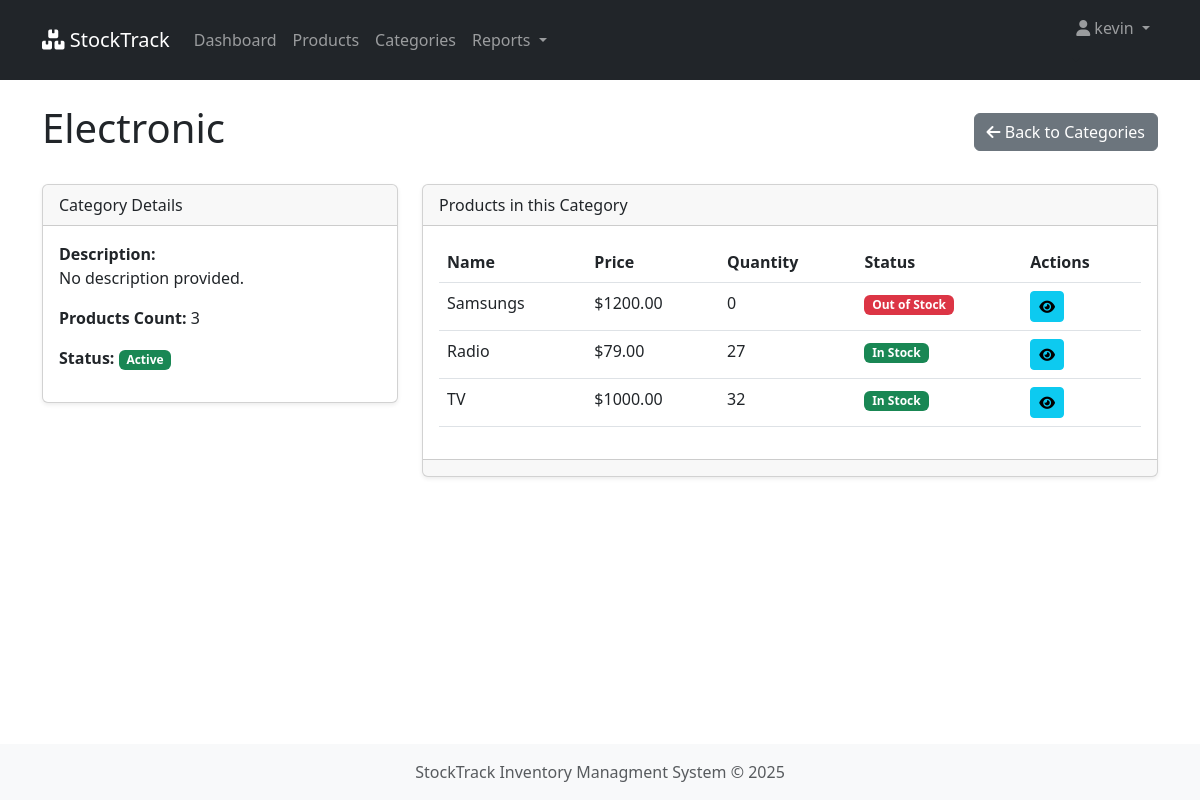
Screenshot of /categories/4/ (signed in) with the database file from the repository.
### inventory/models.py (models this page shows, shortened)
class Category(models.Model):
    name = models.CharField(max_length=255, unique=True, db_index=True)
    description = models.TextField(blank=True, null=True)
    created_at = models.DateTimeField(auto_now_add=True)
    class Meta:
        verbose_name_plural = "categories"
        ordering = ['name']

class Product(models.Model):
    name = models.CharField(max_length=255, db_index=True)
    description = models.TextField(blank=True, null=True)
    category = models.ForeignKey(Category, on_delete=models.CASCADE, related_name='products')
    price = models.DecimalField(max_digits=10, decimal_places=2, db_index=True)
    quantity = models.IntegerField(default=0, db_index=True)
    minimum_stock = models.IntegerField(default=10)
    created_by = models.ForeignKey(User, on_delete=models.CASCADE)
    created_at = models.DateTimeField(auto_now_add=True)
    updated_at = models.DateTimeField(auto_now=True)
    @property
    def is_low_stock(self):
        return self.quantity <= self.minimum_stock

### inventory/views.py (the view)
# urls.py: path('categories/<int:pk>/', views.category_detail, name='category_detail'),
@login_required
def category_detail(request, pk):
    category = get_object_or_404(Category, pk=pk)
    products = category.products.all()
    context = {
        'category': category,
        'products': products,
        'product_count': products.count()
    }
    return render(request, 'inventory/category_detail.html', context)

### inventory/templates/inventory/category_detail.html (shortened to what this page needs)
{% extends 'inventory/base.html' %}
{% load static %}
{% block content %}
<div class="d-flex justify-content-between align-items-center mb-4">
    <h1>{{ category.name }}</h1>
    <div>
        <a href="{% url 'category_list' %}" class="btn btn-secondary">
            <i class="fas fa-arrow-left"></i> Back to Categories
        </a>
    </div>
</div>
<div class="row">
    <div class="col-md-4 mb-4">
        <div class="card">
            <div class="card-header">
                Category Details
            </div>
            <div class="card-body">
                <p><strong>Description:</strong><br>
                {{ category.description|default:"No description provided." }}</p>
                <p><strong>Products Count:</strong> {{ product_count }}</p>
                <p><strong>Status:</strong>
                    {% if product_count > 0 %}
                    <span class="badge bg-success">Active</span>
                    {% else %}
                    <span class="badge bg-warning">Empty</span>
                    {% endif %}
                </p>
            </div>
        </div>
    </div>
    <div class="col-md-8">
        <div class="card">
            <div class="card-header">
                Products in this Category
            </div>
            <div class="card-body">
                {% if products %}
                <div class="table-responsive">
                    <table class="table table-hover">
                        <thead>
                            <tr>
                                <th>Name</th>
                                <th>Price</th>
                                <th>Quantity</th>
                                <th>Status</th>
                                <th>Actions</th>
                            </tr>
                        </thead>
                        <tbody>
                            {% for product in products %}
                            <tr>
                                <td>{{ product.name }}</td>
                                <td>${{ product.price }}</td>
                                <td>{{ product.quantity }}</td>
                                <td>
                                    {% if product.is_low_stock %}
                                        {% if product.quantity == 0 %}
                                        <span class="badge bg-danger">Out of Stock</span>
                                        {% else %}
                                        <span class="badge bg-warning">Low Stock</span>
                                        {% endif %}
                                    {% else %}
                                    <span class="badge bg-success">In Stock</span>
                                    {% endif %}
                                </td>
                                <td>
                                    <a href="{% url 'product_detail' product.pk %}" class="btn btn-sm btn-info">
                                        <i class="fas fa-eye"></i>
                                    </a>
                                </td>
                            </tr>
                            {% endfor %}
                        </tbody>
                    </table>
                </div>
                {% else %}
                <div class="alert alert-info">
                    <i class="fas fa-info-circle"></i> There are no products in this category.
                </div>
                {% endif %}
            </div>
            <div class="card-footer">
            </div>
        </div>
    </div>
</div>
{% endblock %}

### inventory/templates/inventory/base.html (shortened to what this page needs)
{% load static %}
<!DOCTYPE html>
<html lang="en">
<head>
    <link rel="stylesheet" href="{% static 'css/style.css'%}">
    <link href="https://cdn.jsdelivr.net/npm/bootstrap@5.3.0/dist/css/bootstrap.min.css" rel="stylesheet">
    <link rel="stylesheet" href="https://cdnjs.cloudflare.com/ajax/libs/font-awesome/6.0.0/css/all.min.css">
</head>
<body>
    {% if user.is_authenticated %}
    <nav class="navbar navbar-expand-lg navbar-dark bg-dark">
        <div class="container">
            <a href="{% url 'dashboard' %}" class="navbar-brand">
                <i class="fas fa-boxes"></i> StockTrack
            </a>
            <div class="collapse navbar-collapse" id="navbarNav">
                <ul class="navbar-nav">
                    <li class="nav-item">
                        <a href="{% url 'dashboard' %}" class="nav-link">Dashboard</a>
                    </li>
                    <li class="nav-item">
                        <a href="{% url 'product_list' %}" class="nav-link">Products</a>
                    </li>
                    <li class="nav-item">
                        <a href="{% url 'category_list' %}" class="nav-link">Categories</a>
                    </li>
                    <li class="nav-item dropdown">
                        <a class="nav-link dropdown-toggle" href="#" id="reportsDropdown" role="button" data-bs-toggle="dropdown">
                            Reports
                        </a>
                    </li>
                </ul>
                <ul class="navbar-nav ms-auto">
                    <li class="nav-item dropdown-toggle">
                        <a href="#" class="nav-link dropdown-toggle" id="userDropdown" role="button" data-bs-toggle="dropdown">
                            <i class="fas fa-user"></i> {{user.username}}
                        </a>
                    </li>
                </ul>
            </div>
        </div>
    </nav>
    {% endif %}
    <div class="container mt-4">
        {% block content %}{% endblock %}
    </div>
    <footer class="footer mt-auto py-3 bg-light">
        <div class="container text-center">
            <span class="text-muted">
                StockTrack Inventory Managment System &copy; {% now "Y" %}
            </span>
        </div>
    </footer>
</body>
</html>

### static/css/style.css (style rules this page uses)
body { min-height: 100vh; display: flex; flex-direction: column; }
.footer { margin-top: auto; }
.card { box-shadow: 0 0.125rem 0.25rem rgba(0, 0, 0, 0.075); margin-bottom: 1.5rem; }
.card-header { font-weight: 500; background-color: #f8f9fa; }
.table { margin-bottom: 0; }
.table th { background-color: #f8f9fa; }

### rows the page displays
Category: name "Electronic", description "No description provided."
Product: name "Samsungs", price "1200.00", quantity "0", minimum_stock "Out of Stock"
Product: name "Radio", price "79.00", quantity "27", minimum_stock "In Stock"
Product: name "TV", price "1000.00", quantity "32", minimum_stock "In Stock"

### other values shown
{{ user.username }} "kevin"
{{ product_count }} "3"
